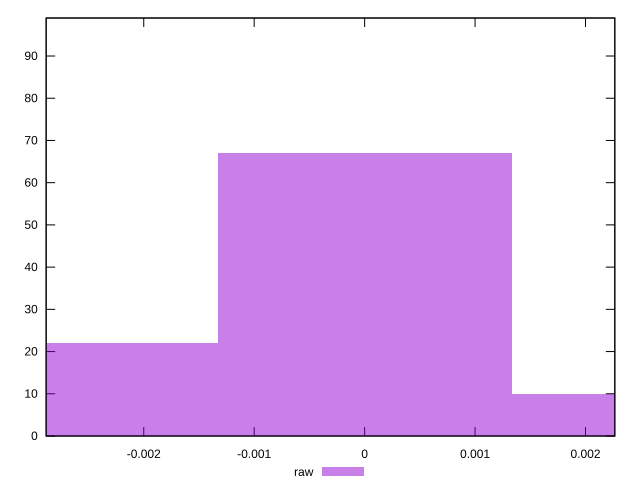

Generate this figure with gnuplot:
reset

$raw <<EOF
0 67
0.0026633636244532567 10
-0.0026633636244532567 22
EOF

set key outside below
set boxwidth 0.0026633636244532567
set xrange [-0.002883799064962456:0.002265436661301834]
set yrange [0:99]
set trange [0:99]
set style fill transparent solid 0.5 noborder
set terminal svg size 640, 490 enhanced background rgb 'white'
set output "report/report_00029_2021-02-24T13-36-40.390Z/meta/pScore-difference/samples/card/raw/histogram.svg"

plot $raw title "raw" with boxes

reset
